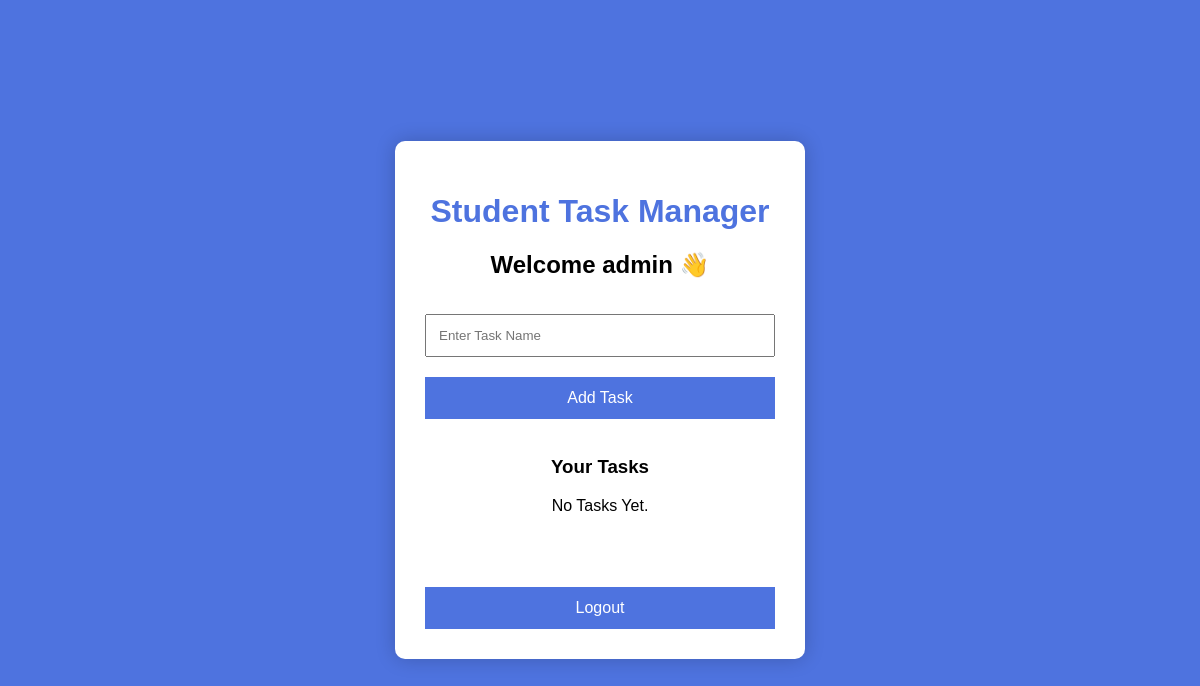
Page /dashboard (signed in) on the earlier database version.
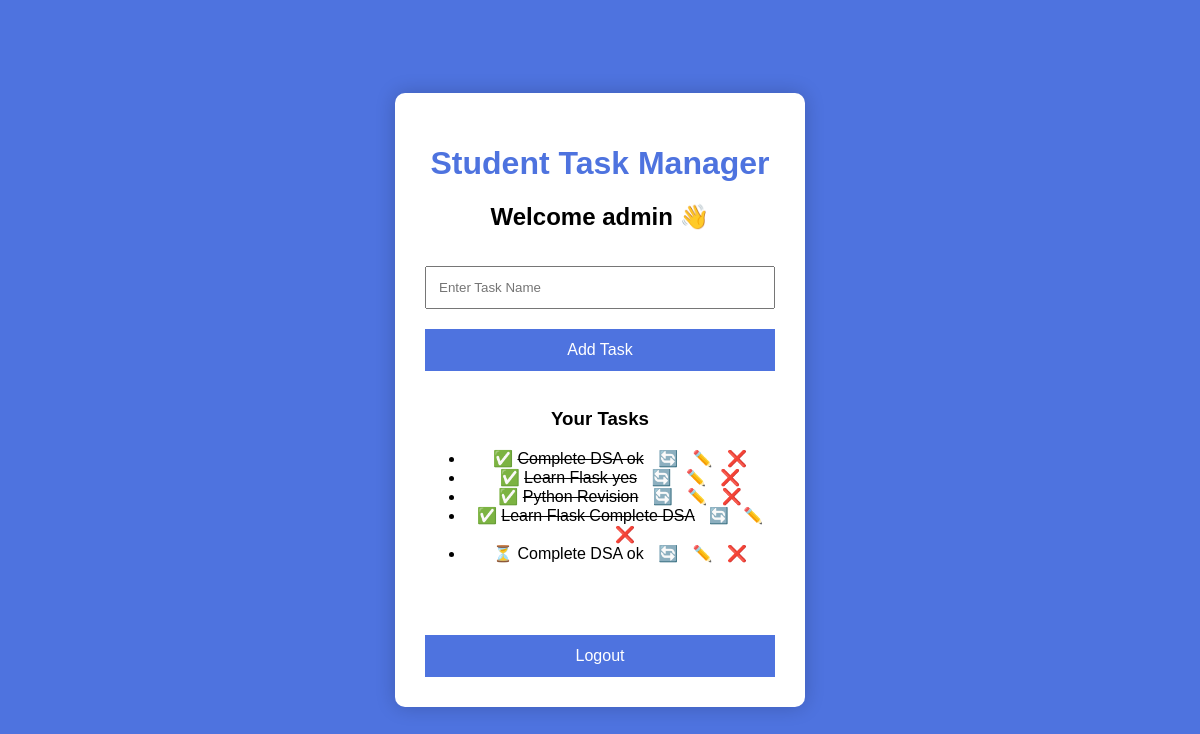
Same page on the later database version.
### tables this page shows
CREATE TABLE tasks(

            id INTEGER PRIMARY KEY AUTOINCREMENT,

            task TEXT NOT NULL,

            status TEXT DEFAULT 'Pending'

        );

### app.py (the view)
@app.route("/dashboard")
def dashboard():
    if "user" not in session:
        return redirect(url_for("home"))
    tasks = database.get_tasks()
    return render_template(
        "dashboard.html",
        tasks=tasks,
        username=session["user"]
    )

### database.py (called while the page is built)
def get_connection():
    return sqlite3.connect("database.db")

def get_tasks():
    conn = get_connection()
    cursor = conn.cursor()
    cursor.execute("""
        SELECT *
        FROM tasks
        ORDER BY id DESC
    """)
    tasks = cursor.fetchall()
    conn.close()
    return tasks

### templates/dashboard.html (shortened to what this page needs)
<!DOCTYPE html>
<html lang="en">
<head>
    <link rel="stylesheet"
          href="{{ url_for('static', filename='style.css') }}">
</head>
<body>
    <div class="login-box">
        <h1>Student Task Manager</h1>
        <h2>Welcome {{ username }} 👋</h2>
        <form action="/add-task" method="POST">
            <input
                type="text"
                name="task"
                placeholder="Enter Task Name"
                required>
            <button type="submit">
                Add Task
            </button>
        </form>
        <br>
        <h3>Your Tasks</h3>
        {% if tasks %}
            <ul>
                {% for task in tasks %}
                <li>
                    {% if task[2] == "Completed" %}
                        ✅ <s>{{ task[1] }}</s>
                    {% else %}
                        ⏳ {{ task[1] }}
                    {% endif %}
                    <a href="/toggle-status/{{ task[0] }}"
                       style="text-decoration:none; margin-left:10px;">
                        🔄
                    </a>
                    <a href="/edit-task/{{ task[0] }}"
                       style="text-decoration:none; margin-left:10px;">
                        ✏️
                    </a>
                    <a href="/delete-task/{{ task[0] }}"
                       style="text-decoration:none; margin-left:10px;">
                        ❌
                    </a>
                </li>
                {% endfor %}
            </ul>
        {% else %}
            <p>No Tasks Yet.</p>
        {% endif %}
        <br><br>
        <a href="/logout">
            <button type="button">
                Logout
            </button>
        </a>
    </div>
</body>
</html>

### static/style.css (style rules this page uses)
body { margin:0; font-family:Arial, Helvetica, sans-serif; background:#4e73df; display:flex; justify-content:center; align-items:center; height:100vh; }
.login-box { background:white; width:350px; padding:30px; border-radius:10px; text-align:center; box-shadow:0px 0px 20px rgba(0,0,0,0.2); }
h1 { color:#4e73df; }
input { width:100%; padding:12px; margin-top:15px; box-sizing:border-box; }
button { width:100%; padding:12px; margin-top:20px; background:#4e73df; color:white; border:none; cursor:pointer; font-size:16px; }

Differences in the rows shown:
added tasks: task "Complete DSA ok"
added tasks: task "Learn Flask yes"
added tasks: task "Python Revision"
added tasks: task "Learn Flask Complete DSA"
added tasks: task "Complete DSA ok"
Other differences:
text no longer shown: "No Tasks Yet."
